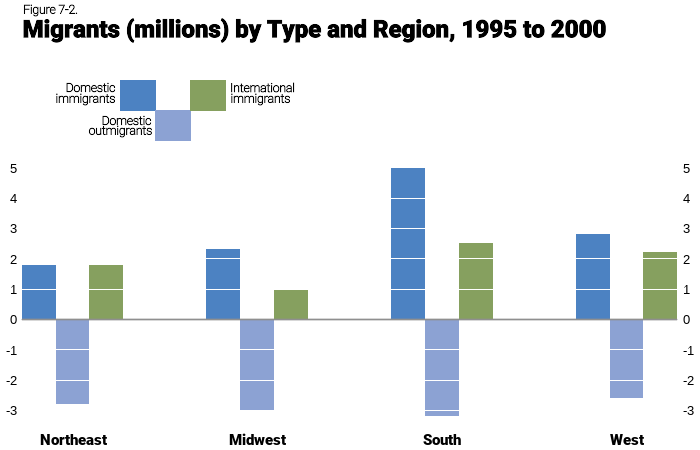

Write R code to recreate this figure.
library(tidyverse)
library(magick)
library(ggpubr)
library(showtext)

#
# FILE:
# Migration by Type and Region.R
#
# DESCRIPTION:
# This code is for Migration Type Graph by State from the U.S. Census Bureau. The png's include  
# different graphs being created into the final png named "Migration by Type and Region.png".  
# Source: https://www.census.gov/content/dam/Census/library/publications/2007/dec/7_migration.pdf (page 4)
#
# SLOW REVEAL ORDER:
#   
# N: RECREATED GRAPHIC
#
# AUTHORS:
#   Robert Bilyk
#

#Importing Fonts
font_add_google(name = "Roboto", regular.wt = 900, family = "Main")
font_add_google(name = "Roboto", regular.wt = 100, family = "Alt")

showtext_auto()


#Creating Data
data <- data.frame(region = c('Northeast', 'Midwest', 'South', 'West', 'Northeast', 'Midwest', 'South', 'West', 'Northeast', 'Midwest', 'South', 'West'),
                 type = c("Domestic Immigrants", "Domestic Immigrants","Domestic Immigrants","Domestic Immigrants",
                          "Domestic Outmigrants", "Domestic Outmigrants","Domestic Outmigrants","Domestic Outmigrants",
                          "International Immigrants","International Immigrants","International Immigrants","International Immigrants"),
                 count = c(1.8, 2.3, 5, 2.8, -2.8, -3, -3.2, -2.6, 1.8, 1, 2.5, 2.2))

data$region <- factor(data$region, levels = c("Northeast", "Midwest", "South", 'West'))


## N: RECREATED GRAPHIC

#Creating Graphs
graph <- ggplot(data, aes(fill=type, y=count, x=region)) + 
  geom_bar(position=position_dodge(.55), stat="identity", width = .55) +
  scale_y_continuous(position = "left", limits = c(-3.2,5), breaks = seq(-3,5,1), sec.axis = dup_axis( trans=~. , name="Second Axis")) +
  scale_x_discrete(expand = c(0,0)) +
  theme(legend.position = "none") +
  theme(axis.title = element_blank(),
        axis.text.x = element_text(family="Main", color = "black", size = 11),
        axis.text.y = element_text(color = "black", size = 10),
        axis.ticks = element_blank(),
        panel.grid.major.x = element_blank(),
        panel.grid.minor.y = element_blank(),
        panel.background = element_rect(color = NA, fill = NA),
        panel.ontop = TRUE) +
  scale_fill_manual(values = c("#4c82c2","#8ca2d3","#86a05f"))

#Arranging into png and reimporting
gap <- ggplot() + theme_void()

png(here::here("Original Plot Work", "Migration by Type and Region", "Migration by Type and Region Unfinished.png"),width=700,height=450)
ggarrange(gap, graph, nrow = 2, heights = c(.5, 1))
dev.off()
original <- image_read(here::here("Original Plot Work", "Migration by Type and Region", "Migration by Type and Region Unfinished.png"))

#Drawing Final Details
img <- image_draw(original)

segments(x0=22,y0=319, x1=676, y1=319, lwd = 2.25, lty = "solid", col = "#8f8f8f")

polygon(c(120, 155, 155, 120), c(80, 80, 110, 110), border = "#4c82c2", col = "#4c82c2")
text(90, 87, "Domestic", family = "Alt", cex = 1, col = "black")
text(85, 99, "immigrants", family = "Alt", cex = 1, col = "black")

polygon(c(190, 155, 155, 190), c(140, 140, 110, 110), border = "#8ca2d3", col = "#8ca2d3")
text(126, 120, "Domestic", family = "Alt", cex = 1, col = "black")
text(120, 131, "outmigrants", family = "Alt", cex = 1, col = "black")

polygon(c(190, 225, 225, 190), c(80, 80, 110, 110), border = "#86a05f", col = "#86a05f")
text(262, 87, "International", family = "Alt", cex = 1, col = "black")
text(260, 99, "immigrants", family = "Alt", cex = 1, col = "black")

text(50, 10, "Figure 7-2.", family = "Alt", cex = 1, col = "black")
text(314, 30, "Migrants (millions) by Type and Region, 1995 to 2000", family = "Main", cex =2, col = "black")

dev.off()

image_write(img, path = here::here("Original Plot Work", "Migration by Type and Region", "Migration by Type and Region.png"), format = "png")
